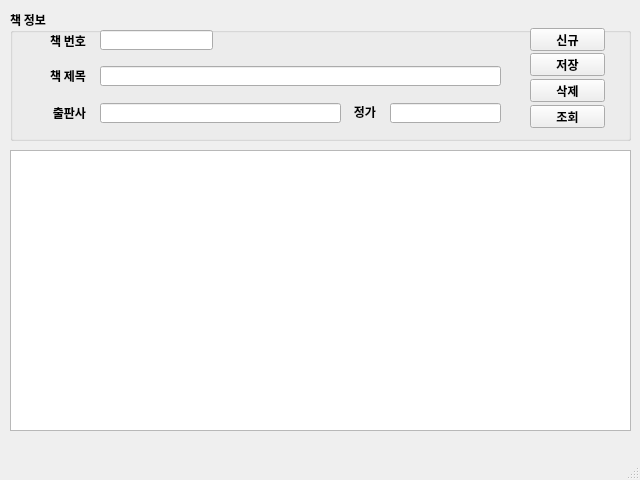
<?xml version="1.0" encoding="UTF-8"?>
<ui version="4.0">
 <class>MainWindow</class>
 <widget class="QMainWindow" name="MainWindow">
  <property name="geometry">
   <rect>
    <x>0</x>
    <y>0</y>
    <width>640</width>
    <height>480</height>
   </rect>
  </property>
  <property name="minimumSize">
   <size>
    <width>640</width>
    <height>480</height>
   </size>
  </property>
  <property name="font">
   <font>
    <family>나눔고딕</family>
    <weight>75</weight>
    <bold>true</bold>
   </font>
  </property>
  <property name="windowTitle">
   <string>마당 도서관리</string>
  </property>
  <widget class="QWidget" name="centralwidget">
   <widget class="QGroupBox" name="groupBox">
    <property name="geometry">
     <rect>
      <x>10</x>
      <y>10</y>
      <width>621</width>
      <height>131</height>
     </rect>
    </property>
    <property name="title">
     <string>책 정보</string>
    </property>
    <widget class="QLabel" name="label">
     <property name="geometry">
      <rect>
       <x>20</x>
       <y>25</y>
       <width>56</width>
       <height>12</height>
      </rect>
     </property>
     <property name="text">
      <string>책 번호</string>
     </property>
     <property name="alignment">
      <set>Qt::AlignRight|Qt::AlignTrailing|Qt::AlignVCenter</set>
     </property>
    </widget>
    <widget class="QLineEdit" name="txtBookId">
     <property name="geometry">
      <rect>
       <x>90</x>
       <y>20</y>
       <width>113</width>
       <height>20</height>
      </rect>
     </property>
     <property name="inputMethodHints">
      <set>Qt::ImhFormattedNumbersOnly</set>
     </property>
    </widget>
    <widget class="QLabel" name="label_2">
     <property name="geometry">
      <rect>
       <x>20</x>
       <y>60</y>
       <width>56</width>
       <height>12</height>
      </rect>
     </property>
     <property name="text">
      <string>책 제목</string>
     </property>
     <property name="alignment">
      <set>Qt::AlignRight|Qt::AlignTrailing|Qt::AlignVCenter</set>
     </property>
    </widget>
    <widget class="QLineEdit" name="txtBookName">
     <property name="geometry">
      <rect>
       <x>90</x>
       <y>56</y>
       <width>401</width>
       <height>20</height>
      </rect>
     </property>
    </widget>
    <widget class="QPushButton" name="btnNew">
     <property name="geometry">
      <rect>
       <x>520</x>
       <y>18</y>
       <width>75</width>
       <height>23</height>
      </rect>
     </property>
     <property name="text">
      <string>신규</string>
     </property>
    </widget>
    <widget class="QPushButton" name="btnSave">
     <property name="geometry">
      <rect>
       <x>520</x>
       <y>43</y>
       <width>75</width>
       <height>23</height>
      </rect>
     </property>
     <property name="text">
      <string>저장</string>
     </property>
    </widget>
    <widget class="QPushButton" name="btnDel">
     <property name="geometry">
      <rect>
       <x>520</x>
       <y>69</y>
       <width>75</width>
       <height>23</height>
      </rect>
     </property>
     <property name="text">
      <string>삭제</string>
     </property>
    </widget>
    <widget class="QPushButton" name="btnReload">
     <property name="geometry">
      <rect>
       <x>520</x>
       <y>95</y>
       <width>75</width>
       <height>23</height>
      </rect>
     </property>
     <property name="text">
      <string>조회</string>
     </property>
    </widget>
    <widget class="QLineEdit" name="txtPublisher">
     <property name="geometry">
      <rect>
       <x>90</x>
       <y>93</y>
       <width>241</width>
       <height>20</height>
      </rect>
     </property>
    </widget>
    <widget class="QLabel" name="label_4">
     <property name="geometry">
      <rect>
       <x>310</x>
       <y>96</y>
       <width>56</width>
       <height>12</height>
      </rect>
     </property>
     <property name="text">
      <string>정가</string>
     </property>
     <property name="alignment">
      <set>Qt::AlignRight|Qt::AlignTrailing|Qt::AlignVCenter</set>
     </property>
    </widget>
    <widget class="QLineEdit" name="txtPrice">
     <property name="geometry">
      <rect>
       <x>380</x>
       <y>93</y>
       <width>111</width>
       <height>20</height>
      </rect>
     </property>
    </widget>
    <widget class="QLabel" name="label_3">
     <property name="geometry">
      <rect>
       <x>20</x>
       <y>97</y>
       <width>56</width>
       <height>12</height>
      </rect>
     </property>
     <property name="text">
      <string>출판사</string>
     </property>
     <property name="alignment">
      <set>Qt::AlignRight|Qt::AlignTrailing|Qt::AlignVCenter</set>
     </property>
    </widget>
   </widget>
   <widget class="QTableWidget" name="tblBooks">
    <property name="geometry">
     <rect>
      <x>10</x>
      <y>150</y>
      <width>621</width>
      <height>281</height>
     </rect>
    </property>
   </widget>
  </widget>
  <widget class="QMenuBar" name="menubar">
   <property name="geometry">
    <rect>
     <x>0</x>
     <y>0</y>
     <width>640</width>
     <height>21</height>
    </rect>
   </property>
  </widget>
  <widget class="QStatusBar" name="statusbar"/>
 </widget>
 <tabstops>
  <tabstop>txtBookId</tabstop>
  <tabstop>txtBookName</tabstop>
  <tabstop>txtPublisher</tabstop>
  <tabstop>txtPrice</tabstop>
  <tabstop>btnNew</tabstop>
  <tabstop>btnSave</tabstop>
  <tabstop>btnDel</tabstop>
  <tabstop>btnReload</tabstop>
  <tabstop>tblBooks</tabstop>
 </tabstops>
 <resources/>
 <connections/>
</ui>
